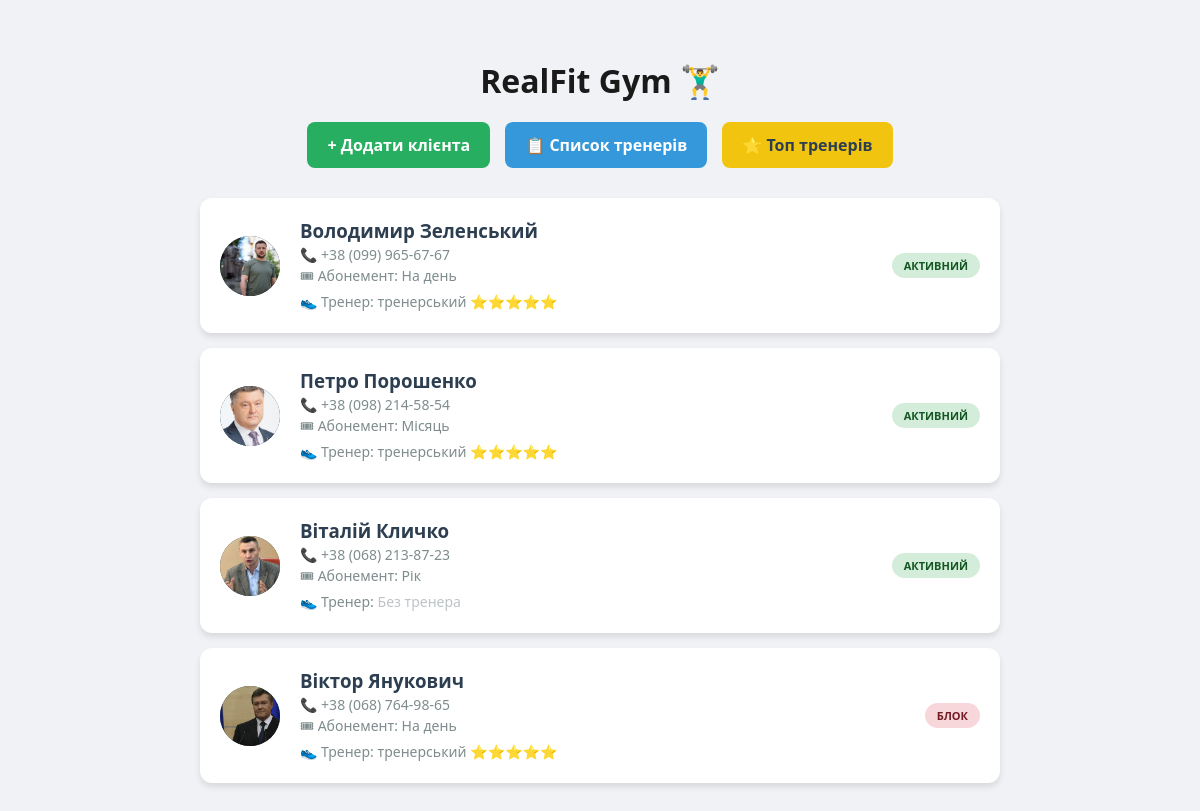
The page / on the database its author committed.
### gym/models.py (models this page shows, shortened)
class Client(models.Model):
    SUB_TYPES = [
        ('day', 'На день'),
        ('month', 'Місяць'),
        ('year', 'Рік'),
    ]
    full_name = models.CharField(max_length=200, verbose_name="Прізвище та ім'я")
    phone = models.CharField(max_length=20, verbose_name="Номер телефону")
    sub_type = models.CharField(max_length=10, choices=SUB_TYPES, default='month', verbose_name="Тип абонемента")
    photo = models.ImageField(upload_to='client_photos/', blank=True, null=True, verbose_name="Фото клієнта")
    is_active = models.BooleanField(default=True, verbose_name="Активний статус")
    trainer = models.ForeignKey(Trainer, on_delete=models.SET_NULL, null=True, blank=True, verbose_name="Тренер")

class Trainer(models.Model):
    STARS_CHOICES = [
        (1, '⭐'),
        (2, '⭐⭐'),
        (3, '⭐⭐⭐'),
        (4, '⭐⭐⭐⭐'),
        (5, '⭐⭐⭐⭐⭐'),
    ]
    name = models.CharField(max_length=100, verbose_name="Ім'я тренера")
    specialization = models.CharField(max_length=100, verbose_name="Спеціалізація", blank=True)
    photo = models.ImageField(upload_to='trainer_photos/', blank=True, null=True, verbose_name="Фото тренера")
    rating = models.IntegerField(choices=STARS_CHOICES, default=5, verbose_name="Рейтинг (Зірки)")

### gym/views.py (the view)
# urls.py: path('', views.client_list, name='home'),
def client_list(request):
    clients = Client.objects.all()
    return render(request, 'gym/client_list.html', {'clients': clients})

### gym/templates/gym/client_list.html (shortened to what this page needs)
<!DOCTYPE html>
<html lang="uk">
<head>
</head>
<body>
<div class="container">
    <h1>RealFit Gym 🏋️‍♂️</h1>
    <div class="actions-bar">
        <a href="{% url 'client_add' %}" class="btn add-btn">+ Додати клієнта</a>
        <a href="{% url 'trainer_list' %}" class="btn trainer-btn">📋 Список тренерів</a>
        <a href="{% url 'top_trainers' %}" class="btn top-btn">⭐ Топ тренерів</a>
    </div>
    {% for client in clients %}
    <a href="{% url 'client_edit' pk=client.pk %}" class="client-link">
        <div class="card">
            <div class="photo-circle">
                {% if client.photo %}
                    <img src="{{ client.photo.url }}" alt="фото">
                {% else %}
                    {{ client.full_name|slice:":1" }}
                {% endif %}
            </div>
            <div class="info">
                <h3>{{ client.full_name }}</h3>
                <p>📞 {{ client.phone }}</p>
                <p>🎟 Абонемент: {{ client.get_sub_type_display }}</p>
                {% if client.trainer %}
                    <p>👟 Тренер: {{ client.trainer.name }} {{ client.trainer.get_rating_display }}</p>
                {% else %}
                    <p>👟 Тренер: <span style="color: #bdc3c7;">Без тренера</span></p>
                {% endif %}
            </div>
            <div class="status-badge {% if client.is_active %}active{% else %}inactive{% endif %}">
                {% if client.is_active %}АКТИВНИЙ{% else %}БЛОК{% endif %}
            </div>
        </div>
    </a>
    {% empty %}
    <p style="text-align: center; color: #7f8c8d;">Клієнтів ще немає в базі.</p>
    {% endfor %}
</div>
</body>
</html>

### gym/templates/gym/client_list.html (style rules this page uses)
body { font-family: 'Segoe UI', sans-serif; background: #f0f2f5; padding: 30px; }
.container { max-width: 800px; margin: 0 auto; }
h1 { text-align: center; color: #1a1a1a; margin-bottom: 20px; }
.actions-bar { display: flex; justify-content: center; gap: 15px; margin-bottom: 30px; flex-wrap: wrap; }
.btn { padding: 12px 20px; border-radius: 8px; text-decoration: none; font-weight: bold; transition: background 0.2s, transform 0.1s; color: white; display: inline-block; }
.add-btn { background: #27ae60; }
.trainer-btn { background: #3498db; }
.top-btn { background: #f1c40f; color: #2c3e50; }
.client-link { text-decoration: none; color: inherit; display: block; margin-bottom: 15px; }
.card { background: white; padding: 20px; border-radius: 12px; box-shadow: 0 4px 6px rgba(0,0,0,0.1); display: flex; align-items: center; transition: transform 0.2s; cursor: pointer; }
.photo-circle { width: 60px; height: 60px; border-radius: 50%; background: #2c3e50; margin-right: 20px; overflow: hidden; display: flex; align-items: center; justify-content: center; color: white; flex-shrink: 0; }
.photo-circle img { width: 100%; height: 100%; object-fit: cover; }
.info { flex-grow: 1; }
.info h3 { margin: 0; color: #2c3e50; }
.info p { margin: 2px 0; color: #7f8c8d; font-size: 14px; }
.status-badge { padding: 5px 12px; border-radius: 15px; font-size: 11px; font-weight: bold; }
.active { background: #d4edda; color: #155724; }
.inactive { background: #f8d7da; color: #721c24; }

### rows shown on the page
Client: photo (picture), full_name "Володимир Зеленський", phone "+38 (099) 965-67-67", sub_type "На день", trainer.name "тренерський", trainer.rating "⭐⭐⭐⭐⭐", is_active "АКТИВНИЙ"
Client: photo (picture), full_name "Петро Порошенко", phone "+38 (098) 214-58-54", sub_type "Місяць", trainer.name "тренерський", trainer.rating "⭐⭐⭐⭐⭐", is_active "АКТИВНИЙ"
Client: photo (picture), full_name "Віталій Кличко", phone "+38 (068) 213-87-23", sub_type "Рік", shows "👟 Тренер:", is_active "АКТИВНИЙ"
Client: photo (picture), full_name "Віктор Янукович", phone "+38 (068) 764-98-65", sub_type "На день", trainer.name "тренерський", trainer.rating "⭐⭐⭐⭐⭐", is_active "БЛОК"
